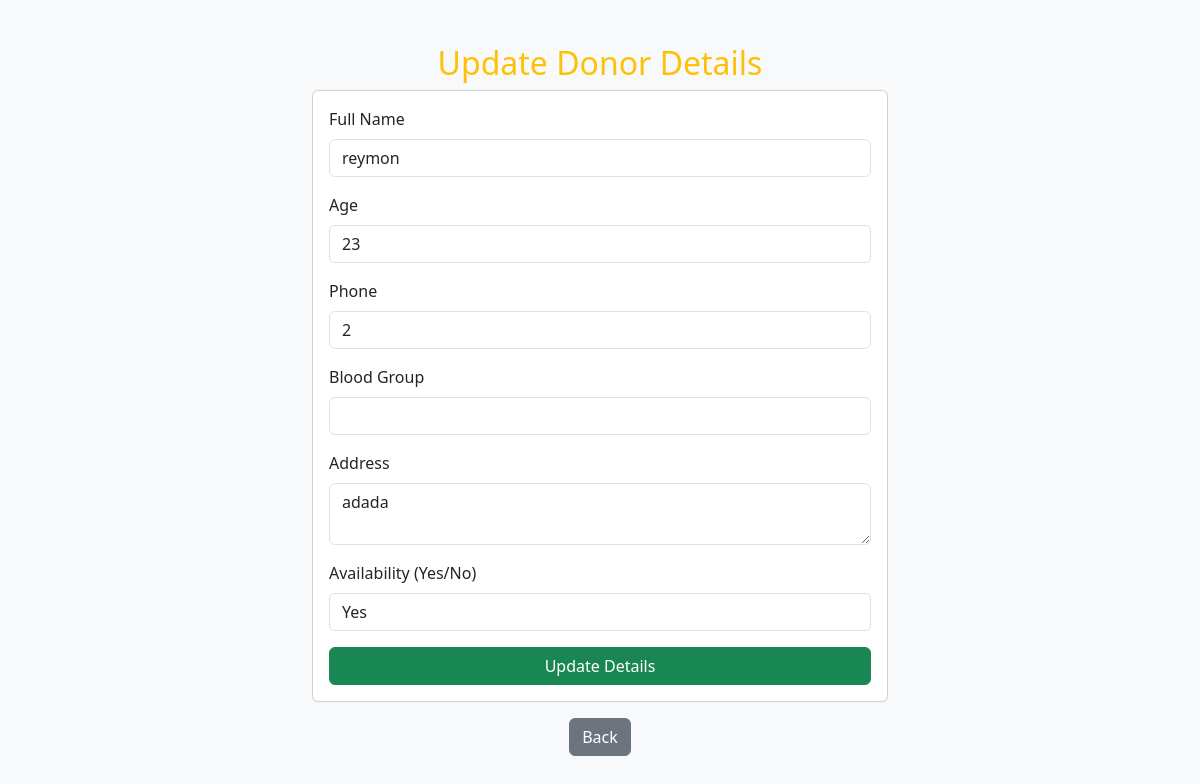
The app's page /update_donor.php?email=reymon@gmail.com with its own data.
### tables this page shows
CREATE TABLE `donors` (
  `id` int(11) NOT NULL,
  `user_id` int(11) NOT NULL,
  `name` varchar(100) NOT NULL,
  `age` int(11) NOT NULL,
  `phone` varchar(15) NOT NULL,
  `email` varchar(100) NOT NULL,
  `address` text NOT NULL,
  `availability` enum('Yes','No') NOT NULL,
  `created_at` timestamp NOT NULL DEFAULT current_timestamp(),
  `blood_group` varchar(5) NOT NULL
);

### update_donor.php (the view, shortened to what this page needs)
<?php
$servername = "localhost";
$username = "root";
$password = "";
$dbname = "blood_donation_db";
$conn = new mysqli($servername, $username, $password, $dbname);
$donor = null;
$email = isset($_GET['email']) ? $_GET['email'] : '';
if (!empty($email)) {
    $sql = "SELECT * FROM donors WHERE email = ?";
    $stmt = $conn->prepare($sql);
    $stmt->bind_param("s", $email);
    $stmt->execute();
    $result = $stmt->get_result();
    $donor = $result->fetch_assoc();
}
?>
<!DOCTYPE html>
<html lang="en">
<head>
    <link rel="stylesheet" href="https://cdn.jsdelivr.net/npm/bootstrap@5.3.0/dist/css/bootstrap.min.css">
</head>
<body>
    <div class="container mt-4">
        <h2 class="text-center text-warning">Update Donor Details</h2>
        <div class="card p-3">
            <form method="POST" action="">
                <div class="mb-3">
                    <label class="form-label">Full Name</label>
                    <input type="text" class="form-control" name="name" value="<?php echo htmlspecialchars($donor['name']); ?>" required>
                </div>
                <div class="mb-3">
                    <label class="form-label">Age</label>
                    <input type="number" class="form-control" name="age" value="<?php echo htmlspecialchars($donor['age']); ?>" required>
                </div>
                <div class="mb-3">
                    <label class="form-label">Phone</label>
                    <input type="text" class="form-control" name="phone" value="<?php echo htmlspecialchars($donor['phone']); ?>" required>
                </div>
                <div class="mb-3">
                    <label class="form-label">Blood Group</label>
                    <input type="text" class="form-control" name="blood_group" value="<?php echo htmlspecialchars($donor['blood_group']); ?>" required>
                </div>
                <div class="mb-3">
                    <label class="form-label">Address</label>
                    <textarea class="form-control" name="address" required><?php echo htmlspecialchars($donor['address']); ?></textarea>
                </div>
                <div class="mb-3">
                    <label class="form-label">Availability (Yes/No)</label>
                    <select class="form-control" name="availability" required>
                        <option value="Yes" <?php echo ($donor['availability'] == 'Yes') ? 'selected' : ''; ?>>Yes</option>
                    </select>
                </div>
                <button type="submit" name="update_donor" class="btn btn-success w-100">Update Details</button>
            </form>
        </div>
        <div class="text-center mt-3">
            <a href="donate_blood.php" class="btn btn-secondary">Back</a>
        </div>
    </div>
</body>
</html>

### update_donor.php (style rules this page uses)
body { background-color: #f8f9fa; padding: 20px; }
.container { max-width: 600px; margin: auto; }

### records on screen
donors: name "reymon", age "23", phone "2", address "adada", availability "Yes"
